Frame 1 (no input): blank canvas, image omitted
Frame 60 (the mouse pressed at the canvas centre just before this capture): blank canvas, image omitted
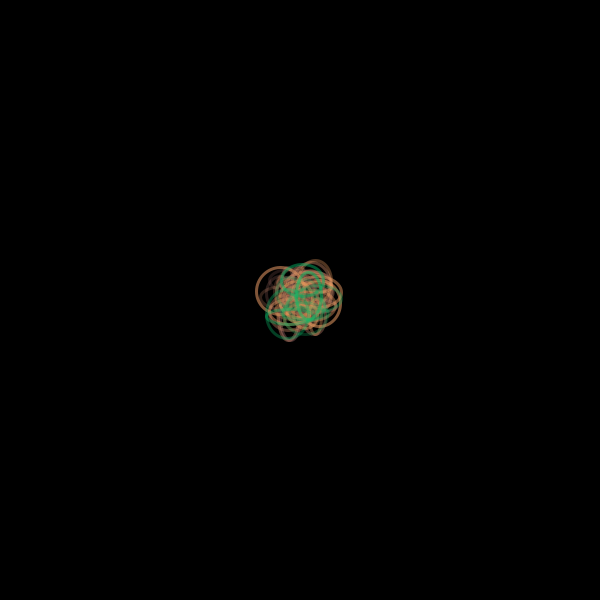
Frame 120 (the mouse held since frame 60 and released just before this capture)

The Processing sketch whose frames 1 and 60 were blank and that drew this single picture after the mouse press (run headless with seeded random() and noise(); from frame 60 on, the mouse is pressed at the canvas centre):

// Processing sketch: moduloTime
// ── moduloTime.pde



void setup(){
  size(600, 600);
  background(0);
  fill(0, 0);
  
  strokeWeight(3);
  
}


void draw(){
   rectMode(CENTER);
  if (mousePressed){
    stroke(map(millis()%2000, 0, 2000, 0, 255) , map(millis()%3000, 0, 3000, 0, 255), 100, random(50, 150)); 
    ellipse(mouseX + random(-20, 20), mouseY + random(-20, 20), random(10, 50), random(10, 50));

  }
  
  rectMode(CORNER);
  fill(10, 5);
  //rect(0, 0, width, height);
}
